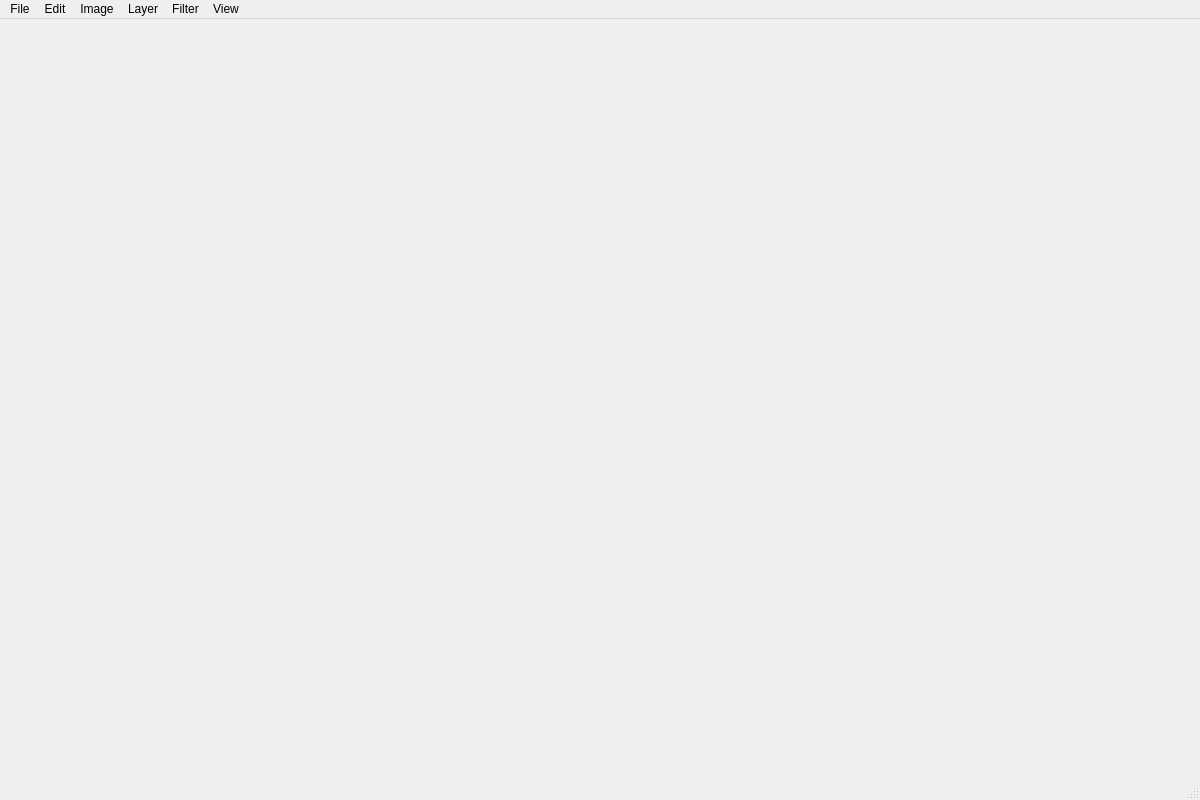
<?xml version="1.0" encoding="UTF-8"?>
<ui version="4.0">
 <class>MainWindow</class>
 <widget class="QMainWindow" name="MainWindow">
  <property name="geometry">
   <rect>
    <x>0</x>
    <y>0</y>
    <width>1200</width>
    <height>800</height>
   </rect>
  </property>
  <property name="windowTitle">
   <string>Brusher</string>
  </property>
  <widget class="QWidget" name="centralwidget"/>
  <widget class="QMenuBar" name="menubar">
   <property name="geometry">
    <rect>
     <x>0</x>
     <y>0</y>
     <width>1200</width>
     <height>22</height>
    </rect>
   </property>
   <widget class="QMenu" name="menuFile">
    <property name="title">
     <string>File</string>
    </property>
    <addaction name="actionNew"/>
    <addaction name="actionOpen"/>
    <addaction name="actionSave"/>
    <addaction name="actionSaveProject"/>
    <addaction name="actionExport"/>
    <addaction name="separator"/>
    <addaction name="actionExit"/>
   </widget>
   <widget class="QMenu" name="menuEdit">
    <property name="title">
     <string>Edit</string>
    </property>
    <addaction name="actionUndo"/>
    <addaction name="actionRedo"/>
    <addaction name="separator"/>
    <addaction name="actionClear"/>
   </widget>
   <widget class="QMenu" name="menuImage">
    <property name="title">
     <string>Image</string>
    </property>
    <addaction name="actionCanvasSize"/>
    <addaction name="separator"/>
    <addaction name="actionRotateCW"/>
    <addaction name="actionRotateCCW"/>
    <addaction name="actionFlipHorizontal"/>
    <addaction name="actionFlipVertical"/>
    <addaction name="separator"/>
    <addaction name="actionCrop"/>
   </widget>
   <widget class="QMenu" name="menuLayer">
    <property name="title">
     <string>Layer</string>
    </property>
    <addaction name="actionNewLayer"/>
    <addaction name="actionDuplicateLayer"/>
    <addaction name="actionDeleteLayer"/>
    <addaction name="separator"/>
    <addaction name="actionFlattenImage"/>
   </widget>
   <widget class="QMenu" name="menuFilter">
    <property name="title">
     <string>Filter</string>
    </property>
    <addaction name="actionBlur"/>
    <addaction name="actionSharpen"/>
   </widget>
   <widget class="QMenu" name="menuView">
    <property name="title">
     <string>View</string>
    </property>
    <addaction name="actionZoomIn"/>
    <addaction name="actionZoomOut"/>
    <addaction name="actionFitToWindow"/>
    <addaction name="actionActualSize"/>
   </widget>
   <addaction name="menuFile"/>
   <addaction name="menuEdit"/>
   <addaction name="menuImage"/>
   <addaction name="menuLayer"/>
   <addaction name="menuFilter"/>
   <addaction name="menuView"/>
  </widget>
  <widget class="QStatusBar" name="statusbar"/>

  <action name="actionNew">
   <property name="text"><string>New...</string></property>
   <property name="shortcut"><string>Ctrl+N</string></property>
  </action>
  <action name="actionOpen">
   <property name="text"><string>Open...</string></property>
   <property name="shortcut"><string>Ctrl+O</string></property>
  </action>
  <action name="actionSave">
   <property name="text"><string>Save As...</string></property>
   <property name="shortcut"><string>Ctrl+S</string></property>
  </action>
  <action name="actionSaveProject">
   <property name="text"><string>Save Project...</string></property>
   <property name="shortcut"><string>Ctrl+Shift+S</string></property>
  </action>
  <action name="actionExport">
   <property name="text"><string>Export...</string></property>
   <property name="shortcut"><string>Ctrl+E</string></property>
  </action>
  <action name="actionExit">
   <property name="text"><string>Exit</string></property>
   <property name="shortcut"><string>Ctrl+Q</string></property>
  </action>

  <action name="actionUndo">
   <property name="text"><string>Undo</string></property>
   <property name="shortcut"><string>Ctrl+Z</string></property>
  </action>
  <action name="actionRedo">
   <property name="text"><string>Redo</string></property>
   <property name="shortcut"><string>Ctrl+Shift+Z</string></property>
  </action>
  <action name="actionClear">
   <property name="text"><string>Clear Canvas</string></property>
   <property name="shortcut"><string>Ctrl+Delete</string></property>
  </action>

  <action name="actionCanvasSize">
   <property name="text"><string>Canvas Size...</string></property>
   <property name="shortcut"><string>Ctrl+Alt+C</string></property>
  </action>
  <action name="actionRotateCW">
   <property name="text"><string>Rotate 90° Clockwise</string></property>
  </action>
  <action name="actionRotateCCW">
   <property name="text"><string>Rotate 90° Counter-Clockwise</string></property>
  </action>
  <action name="actionFlipHorizontal">
   <property name="text"><string>Flip Horizontal</string></property>
  </action>
  <action name="actionFlipVertical">
   <property name="text"><string>Flip Vertical</string></property>
  </action>
  <action name="actionCrop">
   <property name="text"><string>Crop to Selection</string></property>
  </action>

  <action name="actionBlur">
   <property name="text"><string>Blur</string></property>
  </action>
  <action name="actionSharpen">
   <property name="text"><string>Sharpen</string></property>
  </action>

  <action name="actionNewLayer">
   <property name="text"><string>New Layer</string></property>
   <property name="shortcut"><string>Ctrl+Shift+N</string></property>
  </action>
  <action name="actionDuplicateLayer">
   <property name="text"><string>Duplicate Layer</string></property>
   <property name="shortcut"><string>Ctrl+J</string></property>
  </action>
  <action name="actionDeleteLayer">
   <property name="text"><string>Delete Layer</string></property>
  </action>
  <action name="actionFlattenImage">
   <property name="text"><string>Flatten Image</string></property>
  </action>

  <action name="actionZoomIn">
   <property name="text"><string>Zoom In</string></property>
   <property name="shortcut"><string>Ctrl++</string></property>
  </action>
  <action name="actionZoomOut">
   <property name="text"><string>Zoom Out</string></property>
   <property name="shortcut"><string>Ctrl+-</string></property>
  </action>
  <action name="actionFitToWindow">
   <property name="text"><string>Fit on Screen</string></property>
   <property name="shortcut"><string>Ctrl+0</string></property>
  </action>
  <action name="actionActualSize">
   <property name="text"><string>100%</string></property>
   <property name="shortcut"><string>Ctrl+1</string></property>
  </action>
 </widget>
 <resources/>
 <connections/>
</ui>
